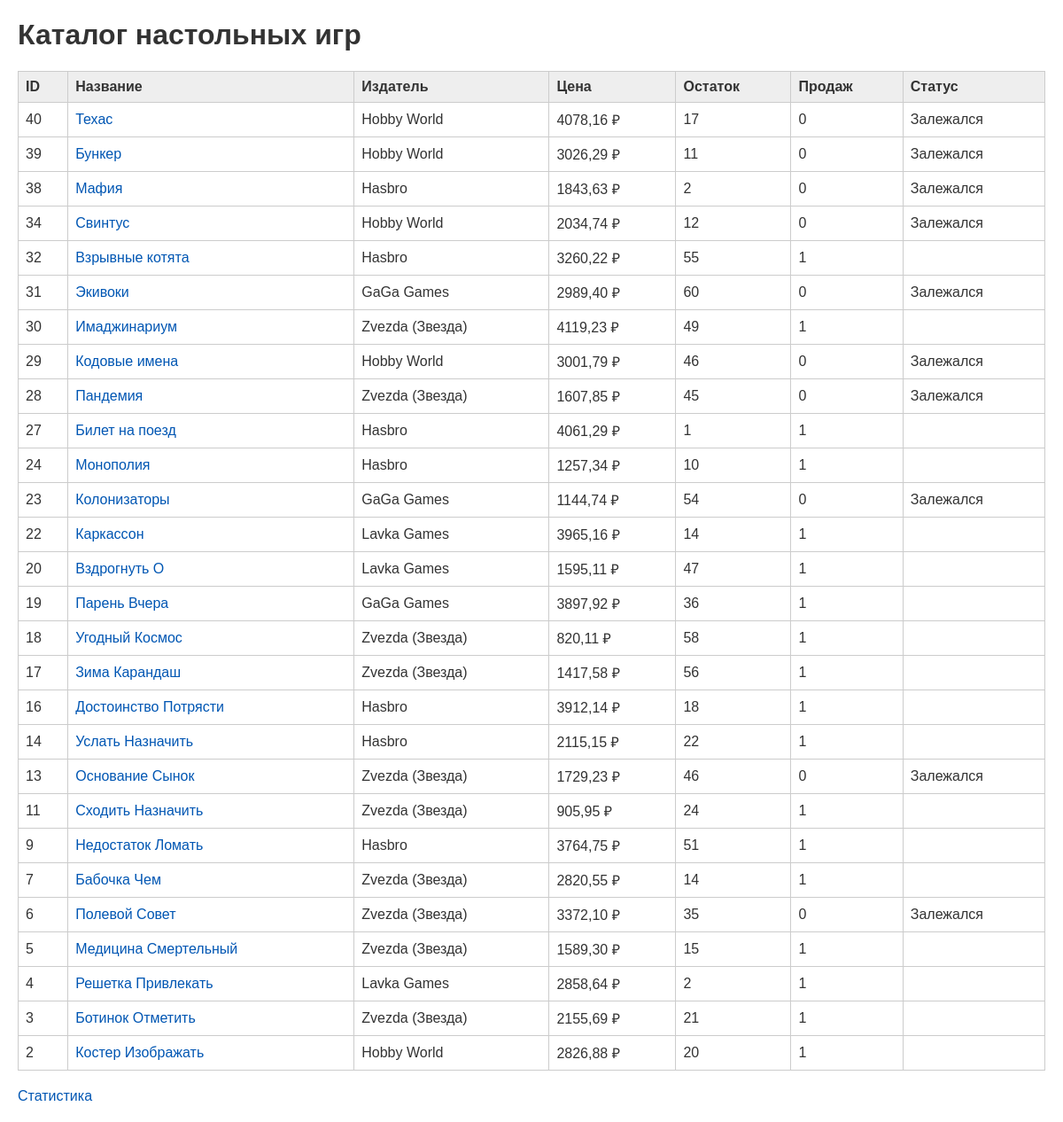
The app's page /, older data.
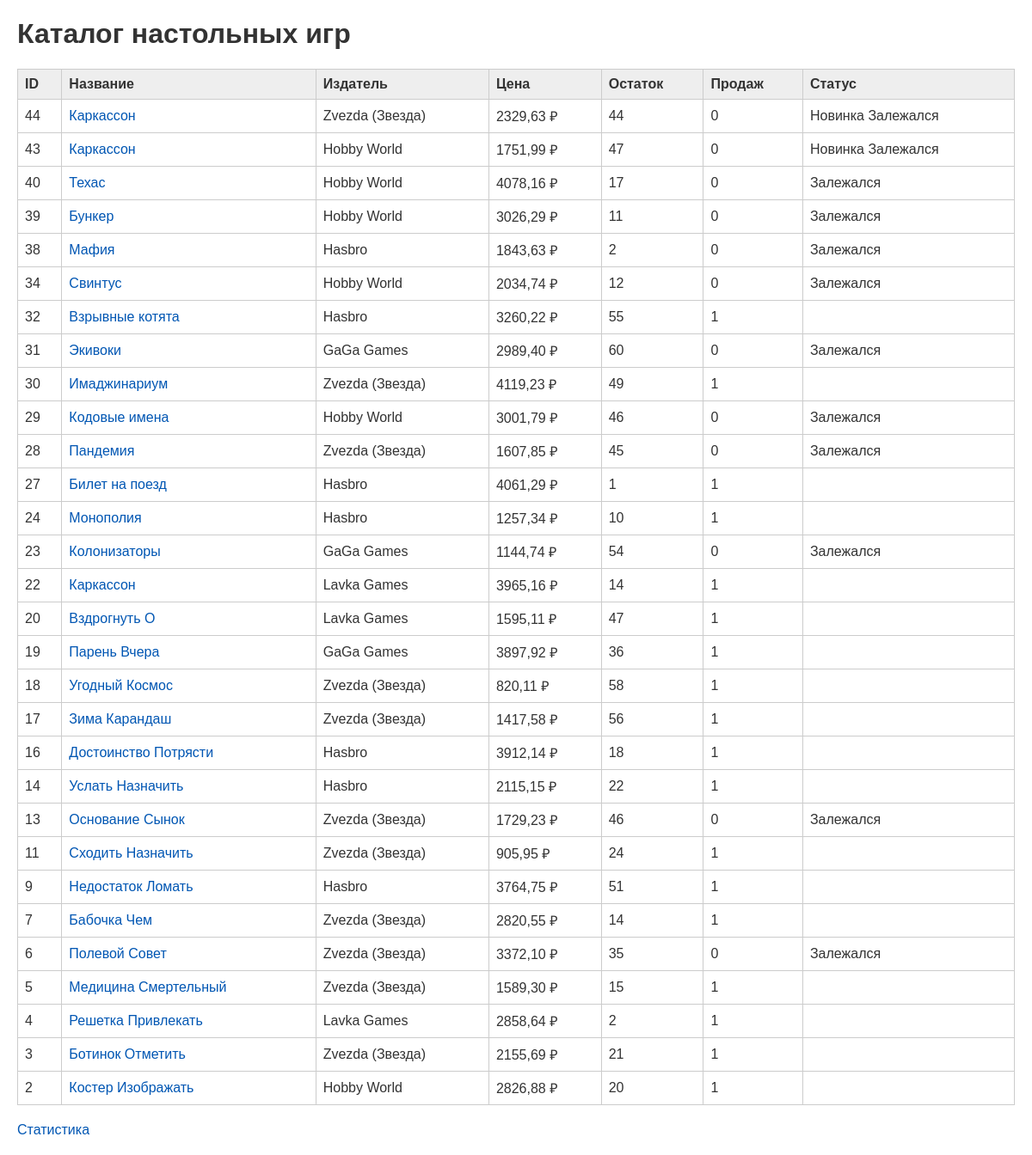
The same page, newer data.
### puzzlestore/models.py (models this page shows, shortened)
class BoardGame(models.Model):
    name = models.CharField(
        max_length=255,
        verbose_name="Название игры"
    )
    image = models.ImageField(
        upload_to='games/',
        blank=True,
        null=True,
        verbose_name="Изображение"
    )
    rules_file = models.FileField(
        upload_to='rules/',
        blank=True,
        null=True,
        verbose_name="Правила (PDF)",
        validators=[
            FileExtensionValidator(
                allowed_extensions=['pdf'],
                message='Файл правил должен быть в формате PDF'
            )
        ]
    )
    description = models.TextField(
        blank=True,
        null=True,
        verbose_name="Описание"
    )
    price = models.DecimalField(
        max_digits=10,
        decimal_places=2,
        verbose_name="Цена"
    )
    age_limit = models.ForeignKey(
        AgeLimit,
        on_delete=models.PROTECT,
        related_name='board_games',
        verbose_name="Возрастное ограничение"
    )
    publisher = models.ForeignKey(
        Publisher,
        on_delete=models.PROTECT,
        related_name='board_games',
        verbose_name="Издатель"
    )
    genres = models.ManyToManyField(
        Genre,
        verbose_name="Жанры",
        related_name='board_games'
    )
    creators = models.ManyToManyField(
        Creator,
        through='BoardGameCreator',
        through_fields=('game', 'creator'),
        verbose_name="Создатели",
        related_name='board_games'
    )
    current_stock = models.PositiveIntegerField(
        default=0,
        verbose_name="Текущий остаток на складе"
    )
    rating_avg = models.DecimalField(
        max_digits=3,
        decimal_places=2,
        blank=True,
        null=True,
        verbose_name="Средний рейтинг"
    )
    created_at = models.DateTimeField(
        auto_now_add=True,
        verbose_name="Дата добавления"
    )
    objects = BoardGameManager()
    class Meta:
        verbose_name = "Настольная игра"
        verbose_name_plural = "Настольные игры"
        ordering = ['-created_at']
    def get_absolute_url(self):
        return reverse('puzzlestore:game_detail', kwargs={'pk': self.id})
    @property
    def is_new_arrival(self):
        return (timezone.now() - self.created_at).days <= 14
    @property
    def days_since_last_sale(self):
        last_sale = self.sales.order_by('-sale_date').first()
        if not last_sale:
            return 999
        return (timezone.now() - last_sale.sale_date).days
    @property
    def is_stagnant(self):
        return self.days_since_last_sale > 60

class Publisher(models.Model):
    name = models.CharField(
        max_length=255,
        unique=True,
        verbose_name="Название издателя"
    )
    website = models.URLField(
        blank=True,
        null=True,
        verbose_name="Сайт издателя"
    )
    class Meta:
        verbose_name = "Издатель"
        verbose_name_plural = "Издатели"
        ordering = ['name']

### puzzlestore/views.py (the view)
# urls.py: path('', views.catalog_view, name='catalog'),
def catalog_view(request):
    games = BoardGame.objects.available()
    games = games.exclude(genres__name='Для вечеринок')
    games = games.order_by('-created_at', 'name')
    games = games.annotate(total_sales=Count('sales'))
    games = games.prefetch_related('genres', 'publisher')
    context = {'games': games}
    return render(request, 'puzzlestore/catalog.html', context)

### puzzlestore/models.py (called while the page is built)
    def available(self):
        return self.filter(current_stock__gt=0)

### puzzlestore/templates/puzzlestore/catalog.html (shortened to what this page needs)
<!DOCTYPE html>
<html>
<head>
</head>
<body>
    <h1>Каталог настольных игр</h1>
    <table>
        <tr>
            <th>ID</th>
            <th>Название</th>
            <th>Издатель</th>
            <th>Цена</th>
            <th>Остаток</th>
            <th>Продаж</th>
            <th>Статус</th>
        </tr>
        {% for game in games %}
        <tr>
            <td>{{ game.id }}</td>
            <td><a href="{{ game.get_absolute_url }}">{{ game.name }}</a></td>
            <td>{{ game.publisher.name }}</td>
            <td>{{ game.price }} ₽</td>
            <td>{{ game.current_stock }}</td>
            <td>{{ game.total_sales|default:0 }}</td>
            <td>
                {% if game.is_new_arrival %}<span>Новинка</span>{% endif %}
                {% if game.is_stagnant %}<span>Залежался</span>{% endif %}
            </td>
        </tr>
        {% empty %}
        <tr><td colspan="7">Игр нет</td></tr>
        {% endfor %}
    </table>
    <p><a href="{% url 'puzzlestore:stats' %}">Статистика</a></p>
</body>
</html>

### puzzlestore/templates/puzzlestore/catalog.html (style rules this page uses)
body { font-family: Arial, sans-serif; margin: 20px; color: #333; }
table { border-collapse: collapse; width: 100%; margin-bottom: 20px; }
th, td { border: 1px solid #ccc; padding: 8px; text-align: left; }
th { background-color: #eee; }
a { color: #0056b3; text-decoration: none; }

Row changes from the older to the newer data that the page shows:
added BoardGame: id "44", name "Каркассон", publisher.name "Zvezda (Звезда)", price "2329,63", current_stock "44", total_sales "0", shows "Новинка", shows "Залежался"
added BoardGame: id "43", name "Каркассон", publisher.name "Hobby World", price "1751,99", current_stock "47", total_sales "0", shows "Новинка", shows "Залежался"
